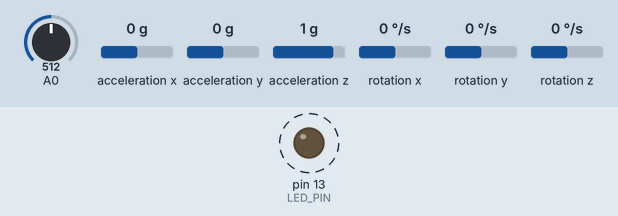
A sketch run on a simulated Arduino Uno, built with avr-gcc and run on an emulated ATmega328P. Shown: output pins drawn as LEDs (lit = HIGH). Dashed ring = blinking. The inputs (shaded band) are chosen by the test bench; at power-on: acceleration z 1 g, acceleration x 0 g, acceleration y 0 g, A0 = 512, rotation x 0 °/s, rotation y 0 °/s, rotation z 0 °/s. No radio packets arrive unless stated; what the sketch prints to the serial monitor is not drawn.

Above: at 1.2 s.
1.3 s: acceleration z set to 0 g
4.3 s: acceleration x set to -1.4 g
7.3 s: acceleration x set to 0 g
10.3 s: acceleration y set to -1.4 g
13.3 s: acceleration y set to 0 g
Timing chart, 0 to 17.3 s (numbered marks = the images above; inputs shaded):
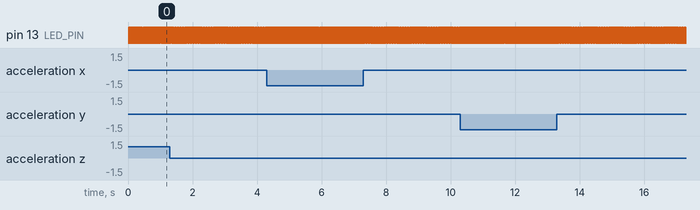

The sketch:

Send_005_WithGSR.ino
```cpp
// I2C device class (I2Cdev) demonstration Arduino sketch for MPU6050 class
// 10/7/2011 by Jeff Rowberg <jeff@rowberg.net>
// Updates should (hopefully) always be available at https://github.com/jrowberg/i2cdevlib
//
// Changelog:
//      2013-05-08 - added multiple output formats
//                 - added seamless Fastwire support
//      2011-10-07 - initial release

/* ============================================
I2Cdev device library code is placed under the MIT license
Copyright (c) 2011 Jeff Rowberg

Permission is hereby granted, free of charge, to any person obtaining a copy
of this software and associated documentation files (the "Software"), to deal
in the Software without restriction, including without limitation the rights
to use, copy, modify, merge, publish, distribute, sublicense, and/or sell
copies of the Software, and to permit persons to whom the Software is
furnished to do so, subject to the following conditions:

The above copyright notice and this permission notice shall be included in
all copies or substantial portions of the Software.

THE SOFTWARE IS PROVIDED "AS IS", WITHOUT WARRANTY OF ANY KIND, EXPRESS OR
IMPLIED, INCLUDING BUT NOT LIMITED TO THE WARRANTIES OF MERCHANTABILITY,
FITNESS FOR A PARTICULAR PURPOSE AND NONINFRINGEMENT. IN NO EVENT SHALL THE
AUTHORS OR COPYRIGHT HOLDERS BE LIABLE FOR ANY CLAIM, DAMAGES OR OTHER
LIABILITY, WHETHER IN AN ACTION OF CONTRACT, TORT OR OTHERWISE, ARISING FROM,
OUT OF OR IN CONNECTION WITH THE SOFTWARE OR THE USE OR OTHER DEALINGS IN
THE SOFTWARE.
===============================================
*/

/*-----( Import needed libraries )-----*/
#include <SPI.h>
#include <nRF24L01.h>
#include <RF24.h>
/*-----( Declare Constants and Pin Numbers )-----*/
#define CE_PIN   9
#define CSN_PIN 10
#define JOYSTICK_X A0
#define JOYSTICK_Y A1

// I2Cdev and MPU6050 must be installed as libraries, or else the .cpp/.h files
// for both classes must be in the include path of your project
#include "I2Cdev.h"
#include "MPU6050.h"

// Arduino Wire library is required if I2Cdev I2CDEV_ARDUINO_WIRE implementation
// is used in I2Cdev.h
#if I2CDEV_IMPLEMENTATION == I2CDEV_ARDUINO_WIRE
    #include "Wire.h"
#endif

// class default I2C address is 0x68
// specific I2C addresses may be passed as a parameter here
// AD0 low = 0x68 (default for InvenSense evaluation board)
// AD0 high = 0x69
MPU6050 accelgyro;
MPU6050 accelgyro2(0x69); // <-- use for AD0 high

int16_t ax, ay, az;

int16_t ax2, ay2, az2;

// NOTE: the "LL" at the end of the constant is "LongLong" type
const uint64_t pipe = 0xE8E8F0F0E1LL; // Define the transmit pipe


/*-----( Declare objects )-----*/
RF24 radio(CE_PIN, CSN_PIN); // Create a Radio
/*-----( Declare Variables )-----*/
int joystick[7];  // 2 element array holding Joystick readings


// uncomment "OUTPUT_READABLE_ACCELGYRO" if you want to see a tab-separated
// list of the accel X/Y/Z and then gyro X/Y/Z values in decimal. Easy to read,
// not so easy to parse, and slow(er) over UART.
//#define OUTPUT_READABLE_ACCELGYRO

// uncomment "OUTPUT_BINARY_ACCELGYRO" to send all 6 axes of data as 16-bit
// binary, one right after the other. This is very fast (as fast as possible
// without compression or data loss), and easy to parse, but impossible to read
// for a human.
//#define OUTPUT_BINARY_ACCELGYRO


#define LED_PIN 13
bool blinkState = false;

void setup() {
    // join I2C bus (I2Cdev library doesn't do this automatically)
    #if I2CDEV_IMPLEMENTATION == I2CDEV_ARDUINO_WIRE
        Wire.begin();
    #elif I2CDEV_IMPLEMENTATION == I2CDEV_BUILTIN_FASTWIRE
        Fastwire::setup(400, true);
    #endif

    // initialize serial communication
    // (38400 chosen because it works as well at 8MHz as it does at 16MHz, but
    // it's really up to you depending on your project)
    Serial.begin(38400);

    radio.begin();
    radio.openWritingPipe(pipe);

    // initialize device
    Serial.println("Initializing I2C devices...");
    accelgyro.initialize();
    accelgyro2.initialize();

    // verify connection
    Serial.println("Testing device connections...");
    Serial.println(accelgyro.testConnection() ? "MPU6050 connection successful" : "MPU6050 connection failed");

    // use the code below to change accel/gyro offset values
    /*
    Serial.println("Updating internal sensor offsets...");
    // -76	-2359	1688	0	0	0
    Serial.print(accelgyro.getXAccelOffset()); Serial.print("\t"); // -76
    Serial.print(accelgyro.getYAccelOffset()); Serial.print("\t"); // -2359
    Serial.print(accelgyro.getZAccelOffset()); Serial.print("\t"); // 1688
    Serial.print(accelgyro.getXGyroOffset()); Serial.print("\t"); // 0
    Serial.print(accelgyro.getYGyroOffset()); Serial.print("\t"); // 0
    Serial.print(accelgyro.getZGyroOffset()); Serial.print("\t"); // 0
    Serial.print("\n");
    accelgyro.setXGyroOffset(220);
    accelgyro.setYGyroOffset(76);
    accelgyro.setZGyroOffset(-85);
    Serial.print(accelgyro.getXAccelOffset()); Serial.print("\t"); // -76
    Serial.print(accelgyro.getYAccelOffset()); Serial.print("\t"); // -2359
    Serial.print(accelgyro.getZAccelOffset()); Serial.print("\t"); // 1688
    Serial.print(accelgyro.getXGyroOffset()); Serial.print("\t"); // 0
    Serial.print(accelgyro.getYGyroOffset()); Serial.print("\t"); // 0
    Serial.print(accelgyro.getZGyroOffset()); Serial.print("\t"); // 0
    Serial.print("\n");
    */

    // configure Arduino LED for
    pinMode(LED_PIN, OUTPUT);
}

void loop() {
    // read raw accel/gyro measurements from device
    accelgyro.getAcceleration(&ax, &ay, &az);
    accelgyro2.getAcceleration(&ax2, &ay2, &az2);

    // these methods (and a few others) are also available
    //accelgyro.getAcceleration(&ax, &ay, &az);
    //accelgyro.getRotation(&gx, &gy, &gz);

    joystick[0] = ax;
    joystick[1] = ay;
    joystick[2] = az;
    joystick[3] = ax2;
    joystick[4] = ay2;
    joystick[5] = az2;
    joystick[6] = analogRead(A0);


    radio.write( joystick, sizeof(joystick) );


        // display tab-separated accel/gyro x/y/z values
        Serial.print("TESTESTESTESTESTESTESTEST      ");
        Serial.print(ax); Serial.print(" ");
        Serial.print(ay); Serial.print(" ");
        Serial.print(az); Serial.print("   TWO:");
        Serial.print(ax2); Serial.print(" ");
        Serial.print(ay2); Serial.print(" ");
        Serial.print(az2); Serial.println("");

    // blink LED to indicate activity
    blinkState = !blinkState;
    digitalWrite(LED_PIN, blinkState);
}
```

Measured:
- by itself, pin 13 (LED_PIN): alternates HIGH for 0.01 s and LOW for 0.01 s
